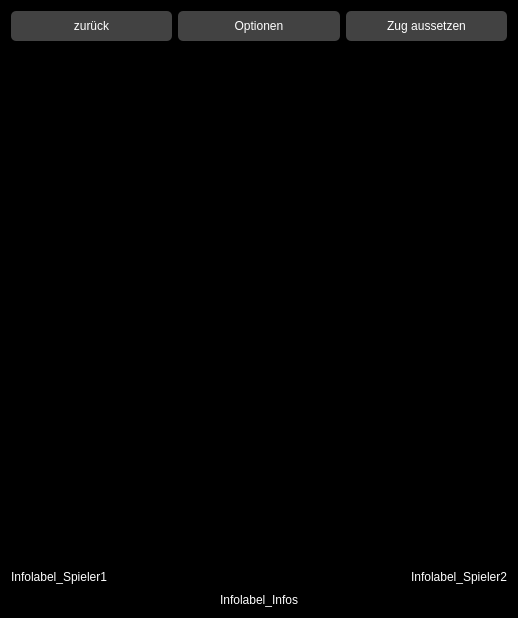
<?xml version="1.0" encoding="UTF-8"?>
<ui version="4.0">
 <class>GameWidget</class>
 <widget class="QWidget" name="GameWidget">
  <property name="geometry">
   <rect>
    <x>0</x>
    <y>0</y>
    <width>518</width>
    <height>618</height>
   </rect>
  </property>
  <property name="windowTitle">
   <string>GameWidget</string>
  </property>
  <property name="styleSheet">
   <string notr="true">background-color: rgb(0, 0, 0);
border: 0;</string>
  </property>
  <layout class="QVBoxLayout" name="verticalLayout">
   <item>
    <layout class="QVBoxLayout" name="verticalLayout_3">
     <property name="sizeConstraint">
      <enum>QLayout::SetDefaultConstraint</enum>
     </property>
     <item>
      <layout class="QGridLayout" name="gridLayout">
       <item row="1" column="0">
        <layout class="QHBoxLayout" name="horizontalLayout">
         <item>
          <widget class="QPushButton" name="pushButton_IngameBack">
           <property name="focusPolicy">
            <enum>Qt::NoFocus</enum>
           </property>
           <property name="styleSheet">
            <string notr="true">background-color: #424242;
font: 75 12pt &quot;Verdana&quot;;
color: #FFF;
height: 30px;
border-radius: 5px;</string>
           </property>
           <property name="text">
            <string>zurück</string>
           </property>
          </widget>
         </item>
         <item>
          <widget class="QPushButton" name="pushButton_IngameOptions">
           <property name="focusPolicy">
            <enum>Qt::NoFocus</enum>
           </property>
           <property name="styleSheet">
            <string notr="true">background-color: #424242;
font: 75 12pt &quot;Verdana&quot;;
color: #FFF;
height: 30px;
border-radius: 5px;</string>
           </property>
           <property name="text">
            <string>Optionen</string>
           </property>
          </widget>
         </item>
         <item>
          <widget class="QPushButton" name="pushButton_IngameSkip">
           <property name="focusPolicy">
            <enum>Qt::NoFocus</enum>
           </property>
           <property name="styleSheet">
            <string notr="true">background-color: #424242;
font: 75 12pt &quot;Verdana&quot;;
color: #FFF;
height: 30px;
border-radius: 5px;</string>
           </property>
           <property name="text">
            <string>Zug aussetzen</string>
           </property>
          </widget>
         </item>
        </layout>
       </item>
      </layout>
     </item>
     <item>
      <layout class="QHBoxLayout" name="horizontalLayout_3">
       <item>
        <widget class="QGraphicsView" name="graphicsViewField">
         <property name="sizePolicy">
          <sizepolicy hsizetype="Expanding" vsizetype="Expanding">
           <horstretch>0</horstretch>
           <verstretch>0</verstretch>
          </sizepolicy>
         </property>
         <property name="minimumSize">
          <size>
           <width>400</width>
           <height>400</height>
          </size>
         </property>
         <property name="cursor" stdset="0">
          <cursorShape>PointingHandCursor</cursorShape>
         </property>
         <property name="layoutDirection">
          <enum>Qt::LeftToRight</enum>
         </property>
         <property name="styleSheet">
          <string notr="true"/>
         </property>
         <property name="frameShadow">
          <enum>QFrame::Raised</enum>
         </property>
         <property name="verticalScrollBarPolicy">
          <enum>Qt::ScrollBarAlwaysOff</enum>
         </property>
         <property name="horizontalScrollBarPolicy">
          <enum>Qt::ScrollBarAlwaysOff</enum>
         </property>
         <property name="alignment">
          <set>Qt::AlignCenter</set>
         </property>
        </widget>
       </item>
      </layout>
     </item>
     <item>
      <layout class="QHBoxLayout" name="horizontalLayout_2">
       <item>
        <widget class="QLabel" name="labelPlayer1">
         <property name="minimumSize">
          <size>
           <width>150</width>
           <height>20</height>
          </size>
         </property>
         <property name="maximumSize">
          <size>
           <width>2000</width>
           <height>20</height>
          </size>
         </property>
         <property name="styleSheet">
          <string notr="true">color: rgb(255, 255, 255);
font: 10pt &quot;Verdana&quot;;</string>
         </property>
         <property name="text">
          <string>Infolabel_Spieler1</string>
         </property>
        </widget>
       </item>
       <item>
        <spacer name="horizontalSpacer">
         <property name="orientation">
          <enum>Qt::Horizontal</enum>
         </property>
         <property name="sizeHint" stdset="0">
          <size>
           <width>40</width>
           <height>20</height>
          </size>
         </property>
        </spacer>
       </item>
       <item>
        <widget class="QLabel" name="labelPlayer2">
         <property name="sizePolicy">
          <sizepolicy hsizetype="Preferred" vsizetype="Fixed">
           <horstretch>0</horstretch>
           <verstretch>0</verstretch>
          </sizepolicy>
         </property>
         <property name="minimumSize">
          <size>
           <width>150</width>
           <height>20</height>
          </size>
         </property>
         <property name="maximumSize">
          <size>
           <width>2000</width>
           <height>20</height>
          </size>
         </property>
         <property name="styleSheet">
          <string notr="true">color: rgb(255, 255, 255);
font: 10pt &quot;Verdana&quot;;</string>
         </property>
         <property name="text">
          <string>Infolabel_Spieler2</string>
         </property>
         <property name="alignment">
          <set>Qt::AlignRight|Qt::AlignTrailing|Qt::AlignVCenter</set>
         </property>
        </widget>
       </item>
      </layout>
     </item>
     <item>
      <widget class="QLabel" name="label">
       <property name="minimumSize">
        <size>
         <width>0</width>
         <height>0</height>
        </size>
       </property>
       <property name="styleSheet">
        <string notr="true">color: rgb(255, 255, 255);
font: 10pt &quot;Verdana&quot;;</string>
       </property>
       <property name="text">
        <string>Infolabel_Infos</string>
       </property>
       <property name="alignment">
        <set>Qt::AlignCenter</set>
       </property>
      </widget>
     </item>
    </layout>
   </item>
  </layout>
 </widget>
 <layoutdefault spacing="6" margin="11"/>
 <resources/>
 <connections/>
</ui>
